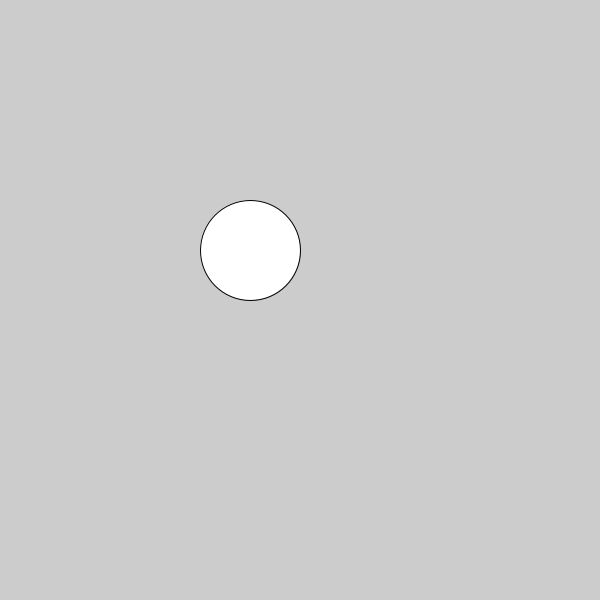
Frame 1 (no input)
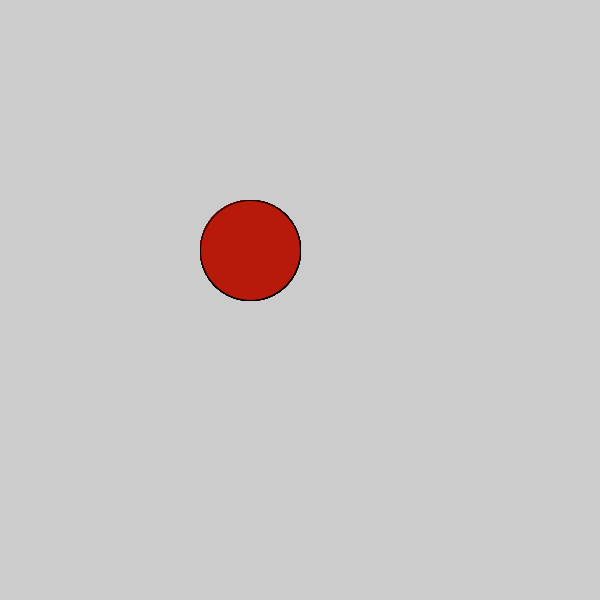
Frame 60 (the mouse pressed at the canvas centre just before this capture)
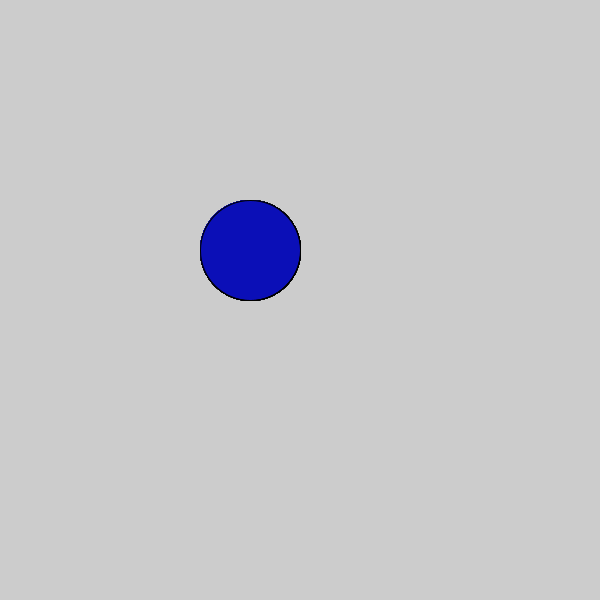
Frame 120 (the mouse held since frame 60 and released just before this capture)

The Processing sketch that drew these frames (run headless with seeded random() and noise(); from frame 60 on, the mouse is pressed at the canvas centre):

// Processing sketch: c_LogicalDot
// ── c_LogicalDot.pde

void setup() {
  
// 1. Set the size of the sketch. Make it 600 pixels square. 

size(600,600);

}

void draw() {
  
// 2. Draw an ellipse
// Run the program to make sure it works before moving on.
ellipse(250,250,100,100);

// 3. Change the color of the ellipse when the mouse is pressed.
//    Use the following code, but put your colors where indicated
//    Remember to use the   fill()  command to set colors.

if (mousePressed) {
 fill(#0B0FB7);
   //  put one color here 
  
} else {
  fill(#B7190B);
   // put a different color here
  
}  
  
  
  
}
